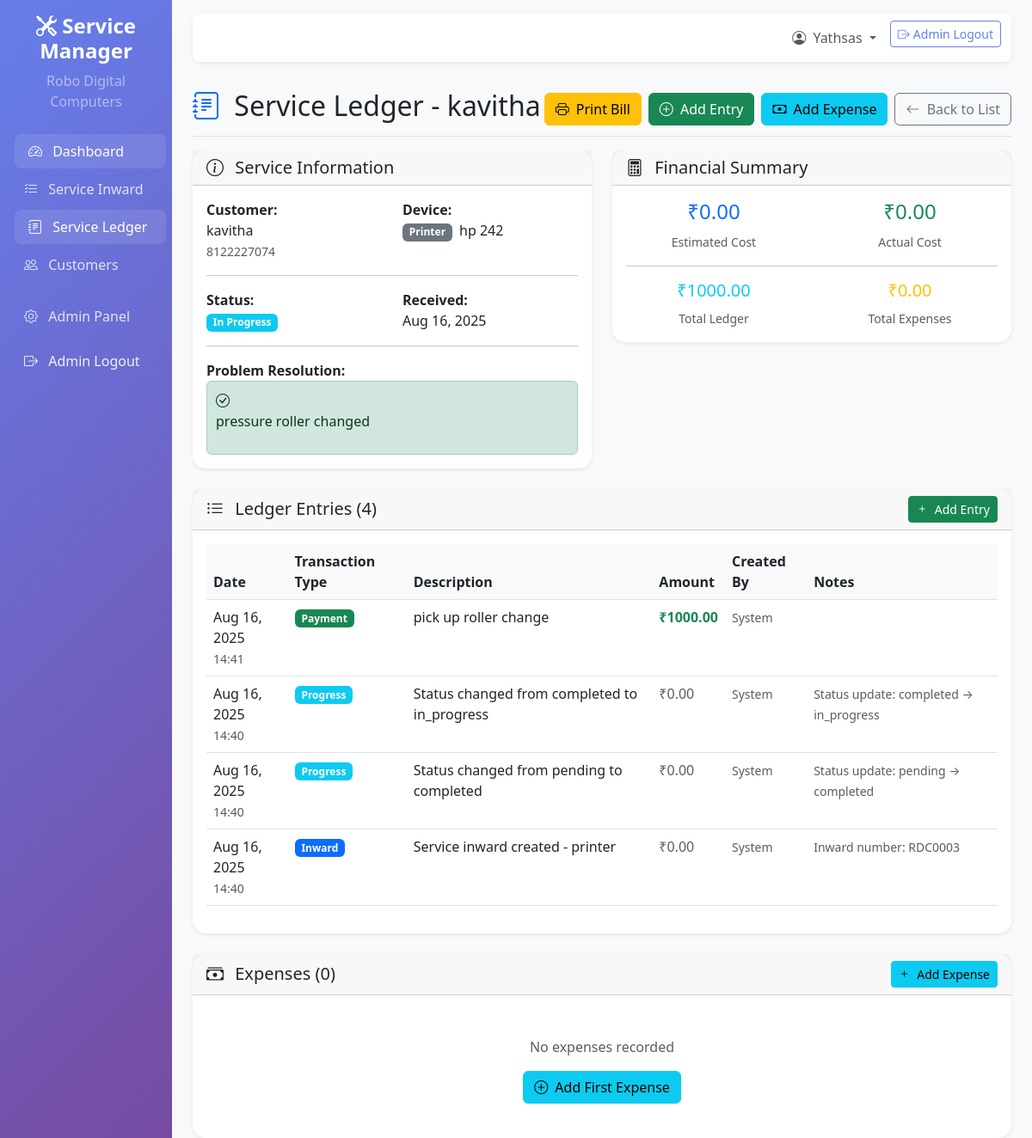
The page /services/ledger/8/ (signed in) on the database as committed earlier.
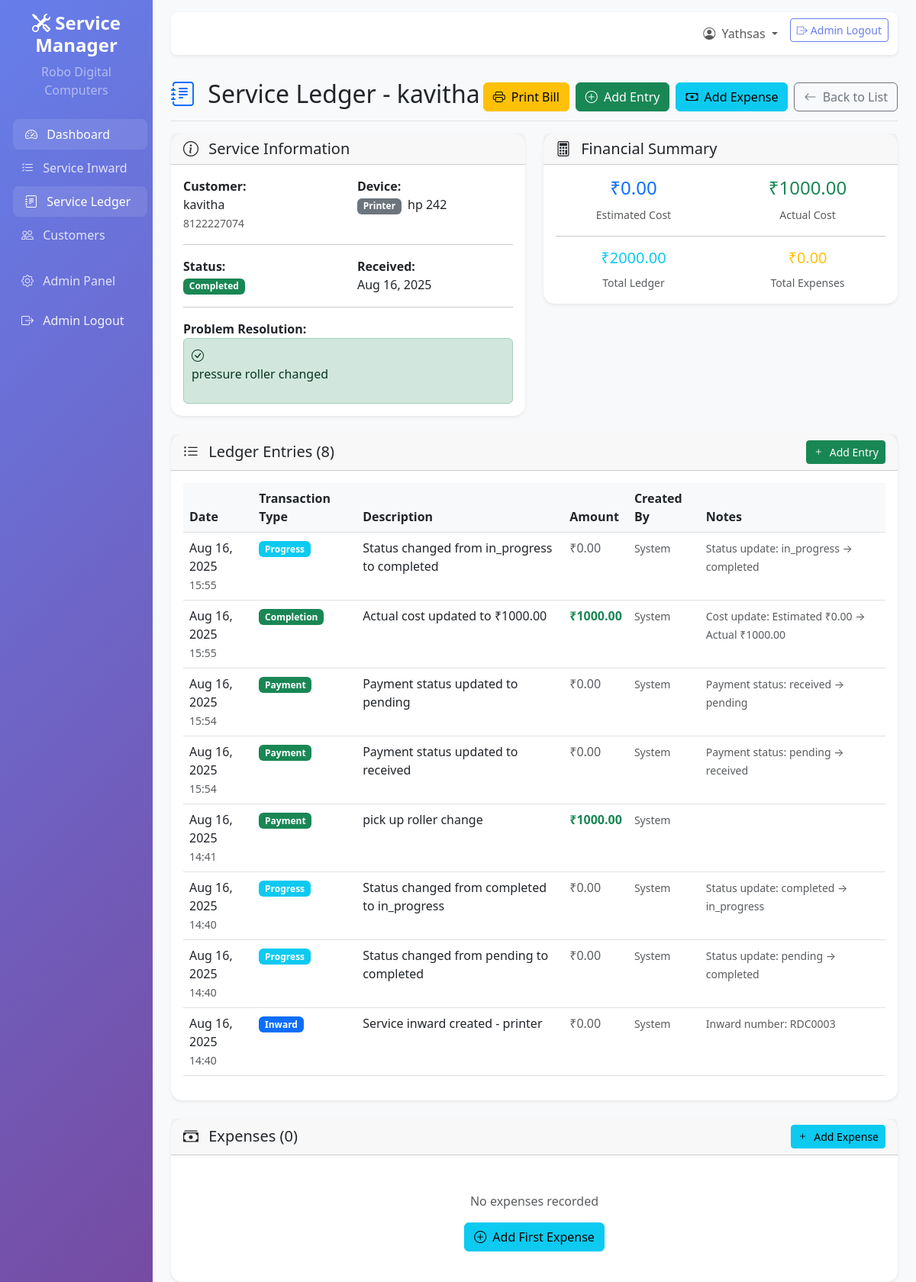
The same page on the database as committed later.
### services/models.py (models this page shows, shortened)
class ServiceItem(models.Model):
    DEVICE_TYPES = [
        ('laptop', 'Laptop'),
        ('desktop', 'Desktop'),
        ('printer', 'Printer'),
    ]
    STATUS_CHOICES = [
        ('pending', 'Pending'),
        ('in_progress', 'In Progress'),
        ('completed', 'Completed'),
        ('delivered', 'Delivered'),
        ('cancelled', 'Cancelled'),
    ]
    PAYMENT_STATUS_CHOICES = [
        ('pending', 'Payment Pending'),
        ('received', 'Payment Received'),
        ('partial', 'Partial Payment'),
    ]
    customer = models.ForeignKey(Customer, on_delete=models.CASCADE, related_name='service_items')
    device_type = models.CharField(max_length=20, choices=DEVICE_TYPES)
    brand = models.CharField(max_length=100)
    model = models.CharField(max_length=100)
    serial_number = models.CharField(max_length=100, blank=True, null=True)
    problem_description = models.TextField()
    accessories_received = models.TextField(blank=True, null=True)
    estimated_cost = models.DecimalField(max_digits=10, decimal_places=2, default=0.00)
    actual_cost = models.DecimalField(max_digits=10, decimal_places=2, default=0.00)
    status = models.CharField(max_length=20, choices=STATUS_CHOICES, default='pending')
    payment_status = models.CharField(max_length=20, choices=PAYMENT_STATUS_CHOICES, default='pending')
    received_date = models.DateTimeField(auto_now_add=True)
    completed_date = models.DateTimeField(blank=True, null=True)
    delivered_date = models.DateTimeField(blank=True, null=True)
    technician_notes = models.TextField(blank=True, null=True)
    problem_resolved = models.TextField(blank=True, null=True, help_text="Description of how the problem was resolved")
    created_at = models.DateTimeField(auto_now_add=True)
    updated_at = models.DateTimeField(auto_now=True)
    class Meta:
        ordering = ['-received_date']

class ServiceLedger(models.Model):
    TRANSACTION_TYPES = [
        ('inward', 'Service Inward'),
        ('progress', 'Work Progress'),
        ('completion', 'Service Completion'),
        ('delivery', 'Service Delivery'),
        ('payment', 'Payment'),
    ]
    service_item = models.ForeignKey(ServiceItem, on_delete=models.CASCADE, related_name='ledger_entries')
    transaction_type = models.CharField(max_length=20, choices=TRANSACTION_TYPES)
    description = models.TextField()
    amount = models.DecimalField(max_digits=10, decimal_places=2, default=0.00)
    date = models.DateTimeField(auto_now_add=True)
    notes = models.TextField(blank=True, null=True)
    created_by = models.CharField(max_length=100, default='System')
    class Meta:
        ordering = ['-date']

class Customer(models.Model):
    name = models.CharField(max_length=200)
    phone = models.CharField(max_length=15)
    email = models.EmailField(blank=True, null=True)
    address = models.TextField()
    created_at = models.DateTimeField(auto_now_add=True)
    updated_at = models.DateTimeField(auto_now=True)
    class Meta:
        ordering = ['-created_at']

### services/views.py (the view, shortened to what this page needs)
# urls.py: path('ledger/', views.service_ledger, name='service_ledger'),
@login_required
def service_ledger(request, service_id=None):
    if service_id:
        service_item = get_object_or_404(ServiceItem, id=service_id)
        ledger_entries = ServiceLedger.objects.filter(service_item=service_item).order_by('-date')
        expenses = ServiceExpense.objects.filter(service_item=service_item).order_by('-date')
        total_ledger_amount = ledger_entries.aggregate(total=Sum('amount'))['total'] or 0
        total_expenses = expenses.aggregate(total=Sum('amount'))['total'] or 0
        context = {
            'service_item': service_item,
            'ledger_entries': ledger_entries,
            'expenses': expenses,
            'total_ledger_amount': total_ledger_amount,
            'total_expenses': total_expenses,
        }
        return render(request, 'services/service_ledger_detail.html', context)

### templates/services/service_ledger_detail.html (shortened to what the changed rows need)
{% extends 'base.html' %}
{% block content %}
<div class="d-flex justify-content-between flex-wrap flex-md-nowrap align-items-center pt-3 pb-2 mb-3 border-bottom">
    <h1 class="h2">
        <i class="bi bi-journal-text text-primary me-2"></i>
        Service Ledger - {{ service_item.customer.name }}
    </h1>
    <div class="btn-toolbar mb-2 mb-md-0">
        <a href="{% url 'services:print_service_report' service_item.id %}"
           class="btn btn-warning me-2" target="_blank">
        </a>
        <a href="{% url 'services:add_ledger_entry' service_item.id %}" class="btn btn-success me-2">
        </a>
        <a href="{% url 'services:add_expense' service_item.id %}" class="btn btn-info me-2">
        </a>
        <a href="{% url 'services:service_inward_list' %}" class="btn btn-outline-secondary">
        </a>
    </div>
</div>
<div class="row mb-4">
    <div class="col-md-6">
        <div class="card">
            <div class="card-body">
                <div class="row">
                    <div class="col-sm-6">
                        <strong>Customer:</strong><br>
                        {{ service_item.customer.name }}<br>
                        <small class="text-muted">{{ service_item.customer.phone }}</small>
                    </div>
                    <div class="col-sm-6">
                        <strong>Device:</strong><br>
                        <span class="badge bg-secondary me-1">{{ service_item.device_type|title }}</span>
                        {{ service_item.brand }} {{ service_item.model }}
                    </div>
                </div>
                <div class="row">
                    <div class="col-sm-6">
                        <strong>Status:</strong><br>
                        {% if service_item.status == 'pending' %}
                            <span class="badge bg-warning">Pending</span>
                        {% elif service_item.status == 'in_progress' %}
                            <span class="badge bg-info">In Progress</span>
                        {% elif service_item.status == 'completed' %}
                            <span class="badge bg-success">Completed</span>
                        {% elif service_item.status == 'delivered' %}
                            <span class="badge bg-primary">Delivered</span>
                        {% else %}
                            <span class="badge bg-danger">Cancelled</span>
                        {% endif %}
                    </div>
                    <div class="col-sm-6">
                        <strong>Received:</strong><br>
                        {{ service_item.received_date|date:"M d, Y" }}
                    </div>
                </div>
                {% if service_item.problem_resolved %}
                <hr>
                <div class="row">
                    <div class="col-12">
                        <strong>Problem Resolution:</strong><br>
                        <div class="alert alert-success" style="margin-bottom: 0; padding: 10px;">
                            <i class="bi bi-check-circle me-1"></i>
                            {{ service_item.problem_resolved|linebreaks }}
                        </div>
                    </div>
                </div>
                {% endif %}
            </div>
        </div>
    </div>
    <div class="col-md-6">
        <div class="card">
            <div class="card-body">
                <div class="row text-center">
                    <div class="col-6">
                        <h4 class="text-primary">₹{{ service_item.estimated_cost|floatformat:2 }}</h4>
                        <small class="text-muted">Estimated Cost</small>
                    </div>
                    <div class="col-6">
                        <h4 class="text-success">₹{{ service_item.actual_cost|floatformat:2 }}</h4>
                        <small class="text-muted">Actual Cost</small>
                    </div>
                </div>
                <div class="row text-center">
                    <div class="col-6">
                        <h5 class="text-info">₹{{ total_ledger_amount|floatformat:2 }}</h5>
                        <small class="text-muted">Total Ledger</small>
                    </div>
                </div>
            </div>
        </div>
    </div>
</div>
<div class="card mb-4">
    <div class="card-header d-flex justify-content-between align-items-center">
        <h5 class="card-title mb-0">
            <i class="bi bi-list-ul me-2"></i>
            Ledger Entries ({{ ledger_entries.count }})
        </h5>
        <a href="{% url 'services:add_ledger_entry' service_item.id %}" class="btn btn-sm btn-success">
            <i class="bi bi-plus me-1"></i>
            Add Entry
        </a>
    </div>
    <div class="card-body">
        {% if ledger_entries %}
            <div class="table-responsive">
                <table class="table table-hover">
                    <thead>
                        <tr>
                            <th>Date</th>
                            <th>Transaction Type</th>
                            <th>Description</th>
                            <th>Amount</th>
                            <th>Created By</th>
                            <th>Notes</th>
                        </tr>
                    </thead>
                    <tbody>
                        {% for entry in ledger_entries %}
                        <tr>
                            <td>
                                {{ entry.date|date:"M d, Y" }}<br>
                                <small class="text-muted">{{ entry.date|date:"H:i" }}</small>
                            </td>
                            <td>
                                {% if entry.transaction_type == 'inward' %}
                                    <span class="badge bg-primary">Inward</span>
                                {% elif entry.transaction_type == 'progress' %}
                                    <span class="badge bg-info">Progress</span>
                                {% elif entry.transaction_type == 'completion' %}
                                    <span class="badge bg-success">Completion</span>
                                {% elif entry.transaction_type == 'delivery' %}
                                    <span class="badge bg-warning">Delivery</span>
                                {% elif entry.transaction_type == 'payment' %}
                                    <span class="badge bg-success">Payment</span>
                                {% else %}
                                    <span class="badge bg-secondary">{{ entry.transaction_type|title }}</span>
                                {% endif %}
                            </td>
                            <td>{{ entry.description }}</td>
                            <td>
                                {% if entry.amount > 0 %}
                                    <span class="text-success fw-bold">₹{{ entry.amount|floatformat:2 }}</span>
                                {% else %}
                                    <span class="text-muted">₹0.00</span>
                                {% endif %}
                            </td>
                            <td><small class="text-muted">{{ entry.created_by }}</small></td>
                            <td>
                                {% if entry.notes %}
                                    <small class="text-muted">{{ entry.notes|truncatechars:50 }}</small>
                                {% endif %}
                            </td>
                        </tr>
                        {% endfor %}
                    </tbody>
                </table>
            </div>
        {% endif %}
    </div>
</div>
{% endblock %}

Rows that differ between the two databases and show on the page:
changed ServiceItem "hp": status "in_progress" → "completed" (drawn); actual_cost "0.00" → "1000.00"
added ServiceLedger: date "Aug 16, 2025", date "15:55", transaction_type "Progress", description "Status changed from in_progress to completed", amount "₹0.00", created_by "System", notes "Status update: in_progress → completed"
added ServiceLedger: date "Aug 16, 2025", date "15:55", transaction_type "Completion", description "Actual cost updated to ₹1000.00", amount "1000.00", created_by "System", notes "Cost update: Estimated ₹0.00 → Actual ₹1000.00"
added ServiceLedger: date "Aug 16, 2025", date "15:54", transaction_type "Payment", description "Payment status updated to pending", amount "₹0.00", created_by "System", notes "Payment status: received → pending"
added ServiceLedger: date "Aug 16, 2025", date "15:54", transaction_type "Payment", description "Payment status updated to received", amount "₹0.00", created_by "System", notes "Payment status: pending → received"
Other text that changed with them:
{{ total_ledger_amount|floatformat:2 }}: "1000.00" → "2000.00"
{{ ledger_entries.count }}: "4" → "8"
text no longer shown: "In Progress"
text now shown: "Completed"
